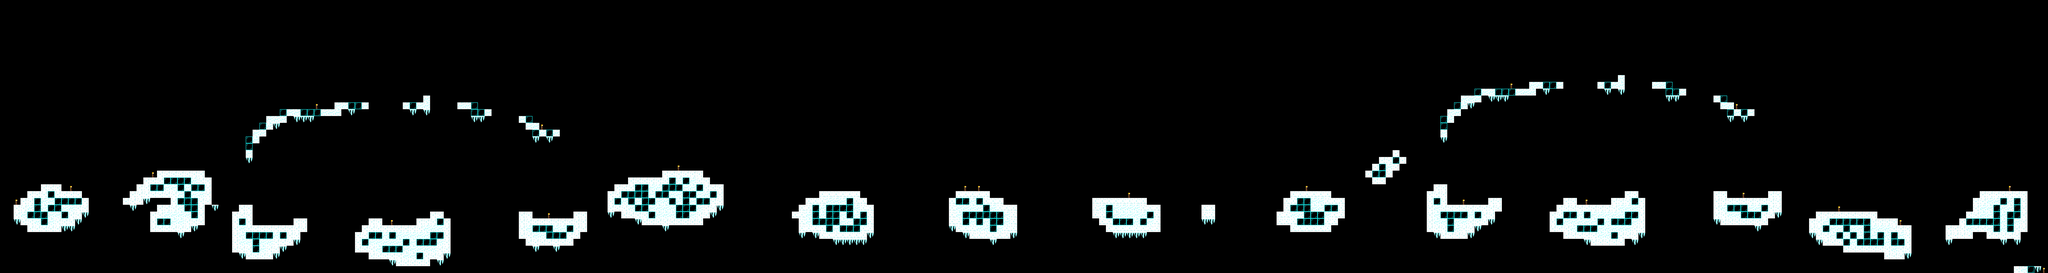

Below is a game level as drawn by its tile map, then a one-line description and the .tmx that defines it (tile-layer data replaced by summaries):
An orthogonal 300x40 tile map with 32x32 px tiles, 1 tile layer (Kachelebene 1).

<map version="1.10" tiledversion="1.10.2" orientation="orthogonal" renderorder="right-down" width="300" height="40" tilewidth="32" tileheight="32" infinite="0" nextlayerid="2" nextobjectid="1">
 <editorsettings>
  <export target="../csv/level4_snowland.csv" format="csv" />
 </editorsettings>
 <tileset firstgid="1" name="snowland_spritesheet" tilewidth="32" tileheight="32" tilecount="5" columns="5">
  <image source="../snowland_spritesheet.png" width="160" height="32" />
 </tileset>
 <layer id="1" name="Kachelebene 1" width="300" height="40">
  <data>[12000 cells, 1155 non-empty, 5 distinct tile ids]</data>
 </layer>
</map>